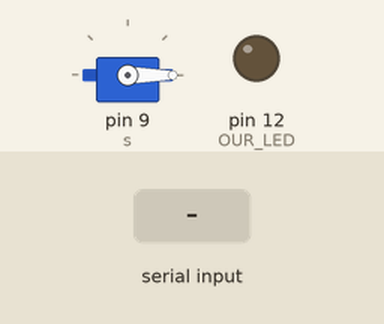
Bench run of a sketch on a simulated Arduino Uno, built with avr-gcc and run on an emulated ATmega328P. Shown: servo, output pins drawn as LEDs (lit = HIGH). The inputs (shaded band) are chosen by the test bench.

Above: at 1.2 s.
1.3 s: "1" received over Serial
At 2.0 s:
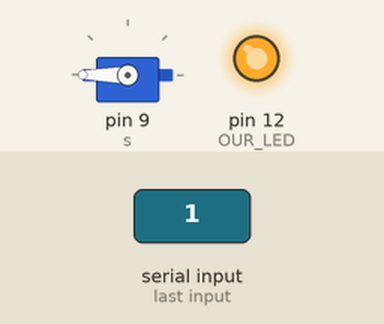
2.8 s: "0" received over Serial
At 3.1 s:
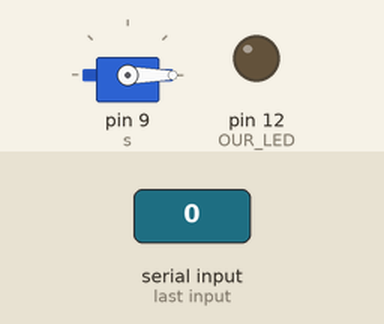
Timing chart, 0 to 5.8 s (numbered marks = the images above; inputs shaded):
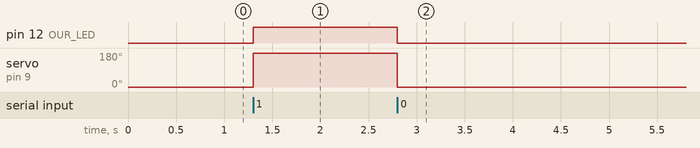

Measured:
- after the input at 1.3 s, pin 12 (OUR_LED): LOW → HIGH at once; servo on pin 9 (s): 0° → 180° at once
- after the input at 2.8 s, pin 12 (OUR_LED): HIGH → LOW at once; servo on pin 9 (s): 180° → 0° at once

The sketch:

secCAm.ino
```cpp
#include <Servo.h>
#define OUR_LED 12


char serialData;
Servo s;

void setup() {
  pinMode(OUR_LED, OUTPUT);
  s.attach(9);
  Serial.begin(9600);
  s.write(0);
}

void loop() {
  if(Serial.available() > 0){
    serialData = Serial.read();

    if(serialData == '1'){
      s.write(180);
      digitalWrite(OUR_LED, HIGH);
    }else if(serialData == '0'){
      digitalWrite(OUR_LED, LOW);
      s.write(0);
    }

  }
}
```
